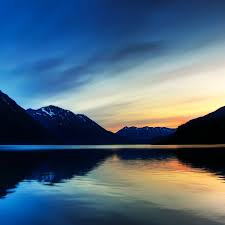
#> input picture soma2.jpg, 225 x 225 px
$ python media.py
#> lines starting #> are read from the running program, lines starting #| are printed output that depends on the picture
import cv2 as cv
import numpy as np

def media(img):
    resultImage = np.zeros((img.shape[0], img.shape[1]), np.uint8)

    value = 0
    windowsSize = 3
    edge = 1

    rows, cols = img.shape

    for i in range(edge ,rows - edge):
        for j in range(edge, cols - edge):

            for x in range(windowsSize):
                for y in range(windowsSize):

                    value += img[i - edge + x][j - edge + y]


            resultImage[i, j] = round((value * 1) / (windowsSize * windowsSize))
            value = 0

    return resultImage

img = cv.imread('soma2.jpg', 0)
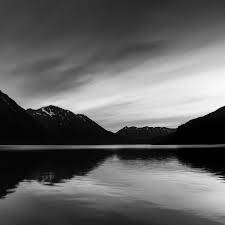
#> img: shape (225, 225); min 0, max 255, mean 96.9

cv.imshow('media', media(img))
#> after the loop in media, `for i in range(edge ,rows - edge):`:
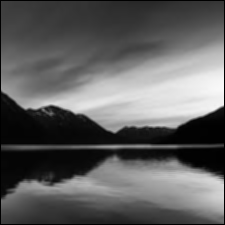
#> resultImage: shape (225, 225); min 0, max 248, mean 95.7

cv.waitKey()
